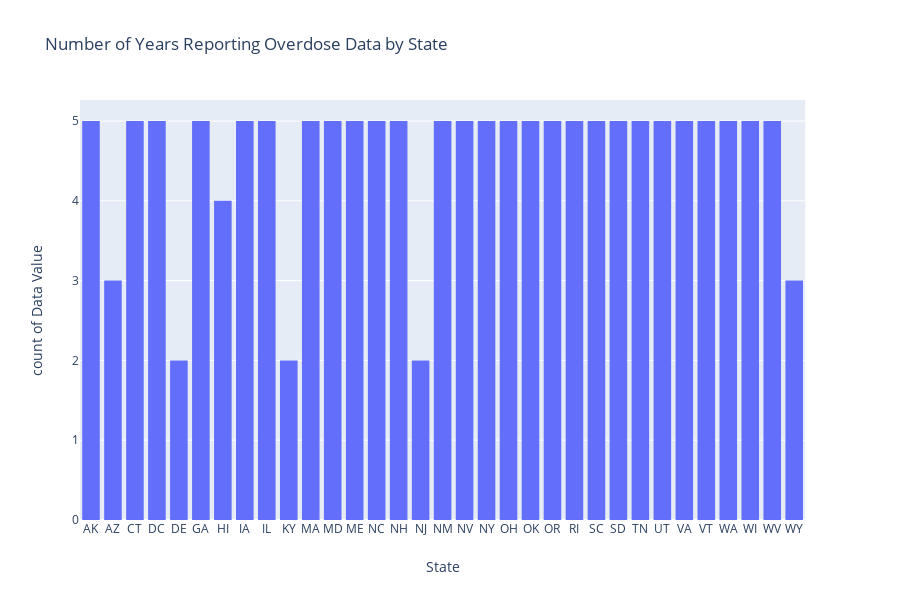

This figure's notebook cell:
### Code cell
fig = px.histogram(df, x="State", y= "Data Value", title="Number of Years Reporting Overdose Data by State")
fig.show()
fig.write_image("OPD_Histogram_graph.png")

### Figure 1 — Plotly figure (JSON) as saved in the notebook; plotly's stock layout.template omitted (floating-point values rounded to 4 significant figures; data arrays with more than 128 entries replaced by an {"elided": "..."} marker saying what was removed)
{"data": [{"alignmentgroup": "True", "bingroup": "x", "hoverlabel": {"namelength": 0}, "hovertemplate": "State=%{x}<br>count of Data Value=%{y}", "legendgroup": "", "marker": {"color": "#636efa"}, "name": "", "offsetgroup": "", "orientation": "v", "showlegend": false, "type": "histogram", "x": {"elided": "151 str values"}, "xaxis": "x", "y": {"elided": "151 int values"}, "yaxis": "y"}], "layout": {"barmode": "relative", "height": 600, "legend": {"tracegroupgap": 0}, "title": {"text": "Number of Years Reporting Overdose Data by State"}, "xaxis": {"anchor": "y", "domain": [0, 0.98], "title": {"text": "State"}}, "yaxis": {"anchor": "x", "domain": [0, 1], "title": {"text": "count of Data Value"}}}}
